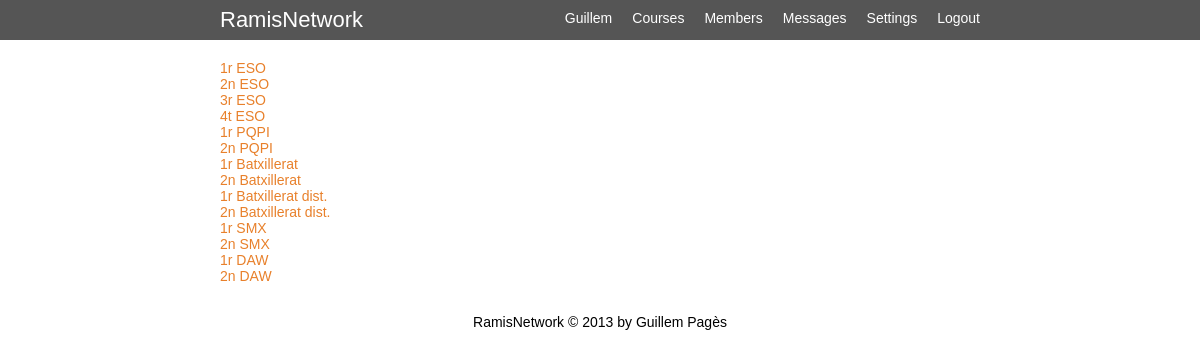
Screenshot of /courses.php (signed in) with the database file from the repository.
### tables this page shows
CREATE TABLE `users` (
  `id` int(11) unsigned NOT NULL AUTO_INCREMENT,
  `name` varchar(100) NOT NULL DEFAULT '',
  `lastname` varchar(100) NOT NULL DEFAULT '',
  `email` varchar(100) NOT NULL DEFAULT '',
  `password` varchar(64) NOT NULL DEFAULT '',
  `birthday` date NOT NULL,
  `gender` tinyint(2) NOT NULL DEFAULT '0',
  `avatar` varchar(64) NOT NULL,
  `course` tinyint(3) NOT NULL DEFAULT '0',
  `privacy` tinyint(2) NOT NULL DEFAULT '0',
  PRIMARY KEY (`id`),
  KEY `email` (`email`)
);

CREATE TABLE `courses` (
  `course_id` int(11) unsigned NOT NULL AUTO_INCREMENT,
  `course_name` varchar(100) NOT NULL DEFAULT '',
  PRIMARY KEY (`course_id`)
);

### lib/functions.php (called while the page is built, shortened)
<?php
function do_view($name, $data=null) {
	$_view = VIEWS . $name . '_view.php';
	require($_view);
}
function profile_uri($id) {
	return ROOT . 'profile.php?id=' . $id;
}
?>

### lib/html.php (called while the page is built, shortened)
<?php
function do_header($title='') {
	global $current_user;
	$data['title'] = $title;
	$data['home_link'] = ROOT;
	if ($current_user->authenticated) {
		$data['home_link'] = ROOT . 'home.php';
	}
	do_view('header', $data);
}
?>

### courses.php (called while the page is built, shortened)
<?php
require('config.php');
require(LIB . 'html.php');
require(LIB . 'Course.php');
$data['courses'] = Course::get_courses();
do_header('Courses');
do_view('courses', $data);
?>

### lib/db.php (called while the page is built, shortened)
<?php
	class db {
		var $dbuser;
		var $dbpassword;
		var $dbhost;
		var $dbmaster;
		var $persistent;
		var $master_persistent;
		var $dbh_update = false;
		var $dbh_select = false;
		var $dbh = false;
		function db($dbuser='', $dbpassword='', $dbname='', $dbhost='localhost', $dbmaster=false) {
			$this->dbuser = $dbuser;
			$this->dbpassword = $dbpassword;
			$this->dbname = $dbname;
			$this->dbhost = $dbhost;
			$this->dbmaster = $dbmaster;
			if ( $dbmaster && $dbmaster != $dbhost ) {
				$this->dbmaster = $dbmaster;
			} else {
				$this->dbmaster = false;
			}
		}
		function connect($master = false) {
			if ($master && $this->dbmaster ) {
				if ($this->dbh_update) {
					$this->dbh = & $this->dbh_update;
					return;
				} else {
					if ($this->master_persistent) {
						$this->dbh_update = @mysql_pconnect($this->dbmaster, $this->dbuser,$this->dbpassword, MYSQL_CLIENT_COMPRESS);
					} else {
						$this->dbh_update = @mysql_connect($this->dbmaster, $this->dbuser,$this->dbpassword, MYSQL_CLIENT_COMPRESS);
					}
					$this->dbh = & $this->dbh_update;
				}
			} else {
				if ($this->persistent) {
					$this->dbh_select = @mysql_pconnect($this->dbhost, $this->dbuser,$this->dbpassword);
				} else {
					$this->dbh_select = @mysql_connect($this->dbhost, $this->dbuser,$this->dbpassword);
				}
				$this->dbh = & $this->dbh_select;
			}
		}
		function flush() {
			$this->last_result = null;
		}
		function query($query) {
			$query = trim($query);
			$is_update = preg_match("/^(insert|delete|update|replace)\s+/i",$query);
			$return_val = 0;
			$this->result = @mysql_query($query,$this->dbh);
			if ( $is_update ) {
				$this->rows_affected = mysql_affected_rows();
				if ( preg_match("/^(insert|replace)\s+/i",$query) ) {
					$this->insert_id = mysql_insert_id($this->dbh);
				}
				$return_val = $this->rows_affected;
			} else {
				$num_rows=0;
				while ( $row = @mysql_fetch_object($this->result) ) {
					$this->last_result[$num_rows] = $row;
					$num_rows++;
				}
				$this->num_rows = $num_rows;
				$return_val = $this->num_rows;
			}
			return $return_val;
		}
		function get_row($query=null,$y=0) {
			if ( $query ) {
				$this->query($query);
			}
			return $this->last_result[$y]?$this->last_result[$y]:null;
		}
		function get_results($query=null) {
			if ( $query ) {
				$this->query($query);
			}
			return $this->last_result;
		}
}
$db = new db('root', 'root', 'ramis', 'localhost');
?>

### lib/Login.php (called while the page is built, shortened)
<?php
class Login {
	function __construct() {
		global $db;
		if (isset($_COOKIE['auth'])) {
			$user_id = intval($_COOKIE['auth']);
			$user = $db->get_row("SELECT id, name, avatar FROM users WHERE id = $user_id LIMIT 1");
			if ($user) {
				$this->id = $user->id;
				$this->name = $user->name;
				$this->authenticated = true;
			}
		}
	}
}
$current_user = new Login();
?>

### config.php (called while the page is built, shortened)
<?php
require(LIB . 'db.php');
require(LIB . 'Login.php');
require(LIB . 'functions.php');
?>

### lib/Course.php (called while the page is built, shortened)
<?php
class Course {
	public static function get_courses() {
		global $db;
		$courses = $db->get_results("SELECT * FROM courses");
		if ($courses) {
			foreach ($courses as $c) {
				$course = new Course();
				$course->id = $c->course_id;
				$course->name = $c->course_name;
				$courses_array[] = $course;
			}
			return $courses_array;
		}
		return false;
	}
}
?>

### views/courses_view.php (the view)
<?php foreach ($courses as $course) { ?>
	<a href="courses.php?id=<?php echo $course->id ?>"><?php echo $course->name ?></a><br/>
<? } ?>

### views/header_view.php (shortened to what this page needs)
<!DOCTYPE html>
<html>
<head>
	<link rel="stylesheet" type="text/css" href="<?php echo ROOT; ?>css/estils.css">
</head>
<body>
<header>
	<div class="wrap">
		<h1><a href="<?php echo $home_link; ?>">RamisNetwork</a></h1>
		<nav class="algo">
			<ul>
				<?php if ($current_user->authenticated) {?>
					<li><a href="<?php echo profile_uri($current_user->id); ?>"><?php echo $current_user->name; ?></a></li>
					<li><a href="<?php echo ROOT; ?>courses.php">Courses</a></li>
					<li><a href="<?php echo ROOT; ?>members.php">Members</a></li>
					<li><a href="<?php echo ROOT; ?>messages.php">Messages</a></li>
					<li><a href="<?php echo ROOT; ?>settings.php">Settings</a></li>
					<li><a href="<?php echo ROOT; ?>login.php?action=logout">Logout</a></li>
				<?php } else { ?>
					<li><a href="<?php echo ROOT; ?>members.php">Members</a></li>
					<li><a href="<?php echo ROOT; ?>register.php">Register</a></li>
					<li><a href="<?php echo ROOT; ?>login.php">Login</a></li>
				<?php } ?>
			</ul>
		</nav>
	</div>
</header>
<div class="wrap">
	<div class="content">

### css/estils.css (style rules this page uses)
html,body,h1,h2,h3,p,ul,li,tr,th,td,table,input,textarea,form,header,footer,section,aside { margin:0;padding:0; }
body { font-size:14px;font-family:arial,sans-serif;background:#FFF }
a { text-decoration:none;color:#E8802B }
ul { list-style:none }
header { background:#555;border-bottom:0px solid #FF8400; }
.wrap { margin:0 auto;width:760px; }
.content { background:#FFF;padding:20px 0; }
nav.algo ul { list-style:none;float:right; }
nav.algo li { float:left; }
nav.algo li a { float:left;display:block;padding:10px 0;margin-left:20px;color:white; }
h1 a { color:white;float:left;padding:7px 0;font-weight:normal;font-size:22px }

### rows the page displays
users: name "Guillem"
courses: course_name "1r ESO"
courses: course_name "2n ESO"
courses: course_name "3r ESO"
courses: course_name "4t ESO"
courses: course_name "1r PQPI"
courses: course_name "2n PQPI"
courses: course_name "1r Batxillerat"
courses: course_name "2n Batxillerat"
courses: course_name "1r Batxillerat dist."
courses: course_name "2n Batxillerat dist."
courses: course_name "1r SMX"
courses: course_name "2n SMX"
courses: course_name "1r DAW"
courses: course_name "2n DAW"
